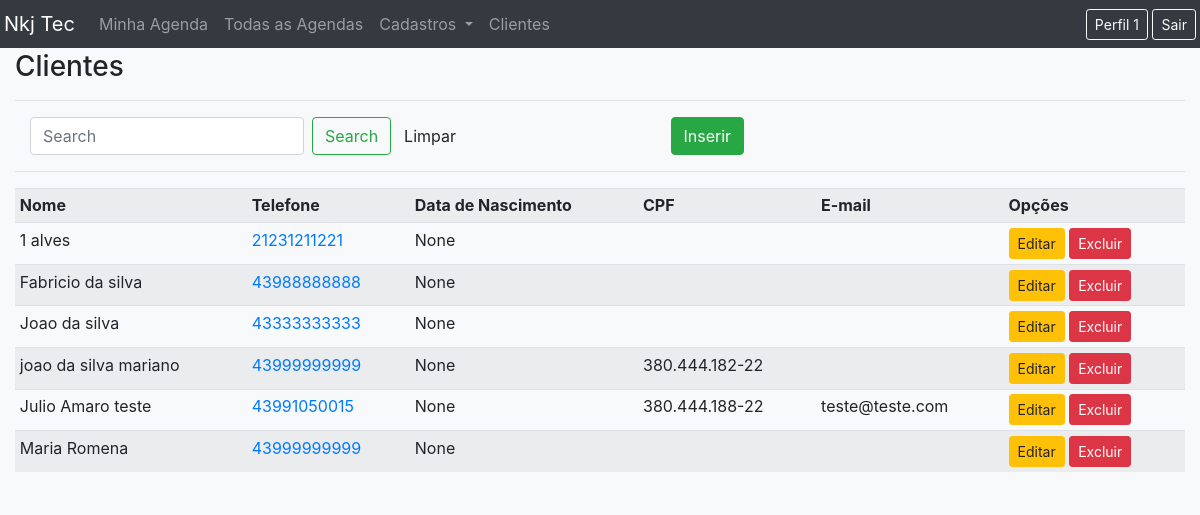
The app's page /list/client/ (signed in), older data.
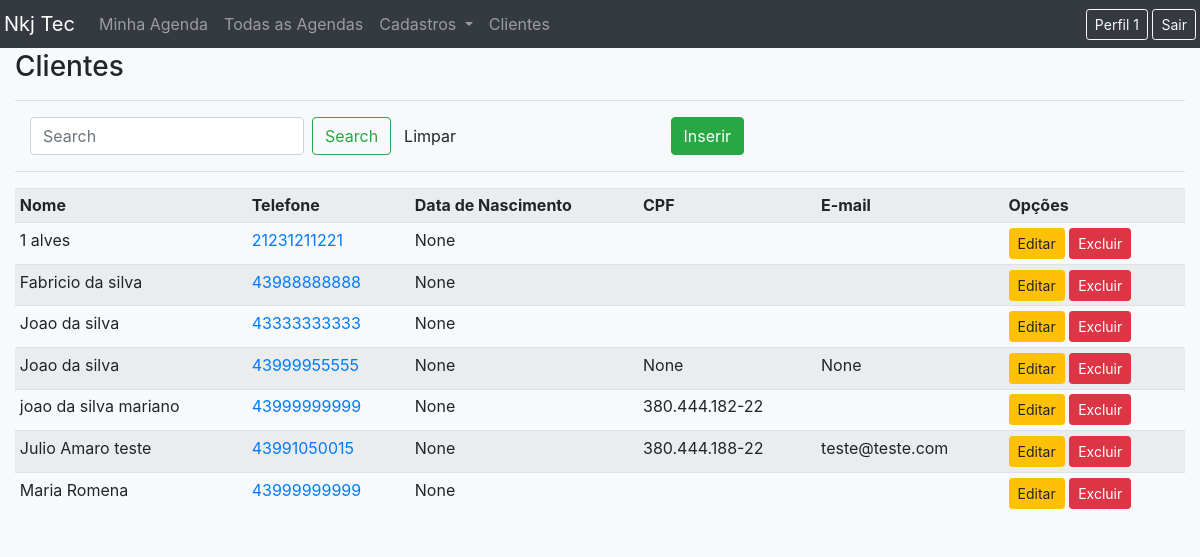
The same page, newer data.
### registrations/models.py (models this page shows, shortened)
class Client (models.Model):
    name = models.CharField(max_length=255, verbose_name="Nome")
    tel = models.CharField(max_length=11, verbose_name="Telefone")
    cpf = models.CharField(null= True, blank=True,max_length=14, verbose_name="CPF")
    email = models.CharField(null= True, blank=True, max_length=60, verbose_name="E-mail")
    obs = models.TextField(null=True,blank=True, verbose_name="Obervações")
    birth = models.CharField(null=True,blank=True, max_length=10, verbose_name="Data de nascimento")#format dd/mm/yyyy
    created_at = models.DateTimeField(auto_now=True, verbose_name="Criado em.")
    is_active = models.BooleanField(default=True, verbose_name="Ativo")
    master = models.ForeignKey(User, models.DO_NOTHING, blank = True, null = True, related_name="masterclient", verbose_name="Master")
    created_by = models.ForeignKey(User, models.DO_NOTHING, blank = True, null = True, related_name="createdbyclient", verbose_name="Criado por")
    class Meta:
        ordering = [Upper('name')]

### registrations/views.py (the view)
# urls.py: path('list/client/', ClientList.as_view(), name ='list-client'),
class ClientList(LoginRequiredMixin, ListView):
    login_url = reverse_lazy('login')
    model = Client
    template_name = 'registrations/lists/client.html'
    def get_queryset(self):
        if (self.request.GET.get('search')):
            self.object_list = Client.objects.filter(master= self.request.user.master,name__icontains = self.request.GET.get('search'), is_active = 1)
        else:
            self.object_list = Client.objects.filter(master= self.request.user.master, is_active = 1)
        return self.object_list

### registrations/templates/registrations/lists/client.html
{% extends 'pages/template.html' %}
{% load static %}
{% block content %}
<h3>Clientes</h3>
<hr>
<div class="row ml-auto">
    <div class="col-sm">
        <form method="get" class="form-inline my-2 my-lg-0 mt-2" action="">
            <input class="form-control mr-sm-2" type="search" value="{{request.GET.search}}" placeholder="Search" aria-label="Search" id="search"
                name="search" autofocus>
            <button class="btn btn-outline-success my-2 my-sm-0" type="submit">Search</button>
            <a href="{% url 'list-user' %}" class="btn">Limpar</a>
        </form>
    </div>
    <div class="col-sm">
        <a href="{% url 'create-client' %}" class="btn btn-success ml-5">Inserir</a>
    </div>
</div>
<hr>
<div class="table-responsive">
    <table class="table table-striped table-sm">
        <tr>
            <th>Nome</th>
            <th>Telefone</th>
            <th>Data de Nascimento</th>
            <th>CPF</th>
            <th>E-mail</th>
            <th>Opções</th>
        </tr>
        {% for obj in object_list %}
        <tr>
            <td>{{obj.name}}</td>
            <td><a href="https://api.whatsapp.com/send?phone=55{{obj.tel}}&text="
                target="_blank">
                {{obj.tel}}</a></td>
            <td>{{obj.birth}}</td>
            <td>{{obj.cpf}}</td>
            <td>{{obj.email}}</td>
            <td>
                <a href="{% url 'edit-client' obj.pk %}" class="btn btn-warning btn-sm">Editar</a>
                <a href="{% url 'delete-client' obj.pk %}" class="btn btn-danger btn-sm">Excluir</a>
            </td>
        </tr>
        {% empty %}
        <tr>
            <td colspan="3">
                Nenhum Registro encontrado
            </td>
        </tr>
        {% endfor %}
    </table>
</div>
{% endblock %}

Row changes from the older to the newer data that the page shows:
added Client: name "Joao da silva", tel "43999955555", birth "None", cpf "None", email "None"
